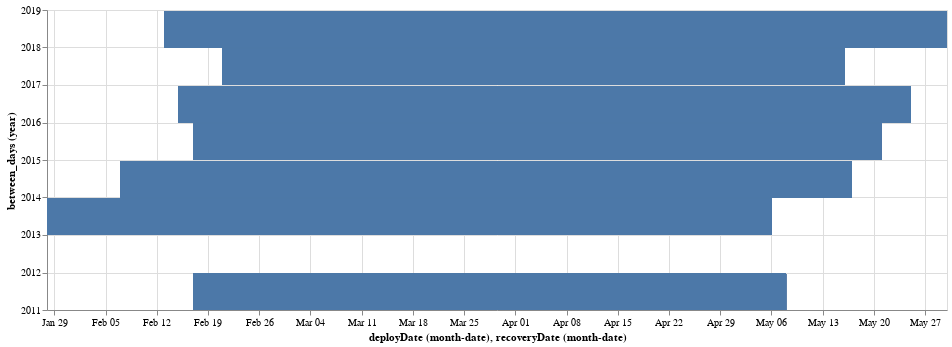

Write notebook code for a chart like this one.
### Code cell
# similar plot, facet years rather than color
alt.Chart(SevenYears_seasonal).mark_bar().encode(
    x = 'monthdate(deployDate):T',
    x2 = 'monthdate(recoveryDate):T',
    y = 'year(between_days):T'
).properties(
    width = 900,
    height = 300)

# ** how to start x axis from Jan 1?

### Figure 1 — Vega-Lite specification as saved in the notebook (floating-point values rounded to 4 significant figures; data arrays with more than 128 entries replaced by an {"elided": "..."} marker saying what was removed)
{"config": {"view": {"continuousWidth": 400, "continuousHeight": 300}}, "data": {"name": "data-0e7f3b4fdd4c4901524a44ba2f9976e0"}, "mark": "bar", "encoding": {"x": {"type": "temporal", "field": "deployDate", "timeUnit": "monthdate"}, "x2": {"field": "recoveryDate", "timeUnit": "monthdate"}, "y": {"type": "temporal", "field": "between_days", "timeUnit": "year"}}, "height": 300, "width": 900, "$schema": "https://vega.github.io/schema/vega-lite/v4.8.1.json", "datasets": {"data-0e7f3b4fdd4c4901524a44ba2f9976e0": {"elided": "1209 records"}}}
